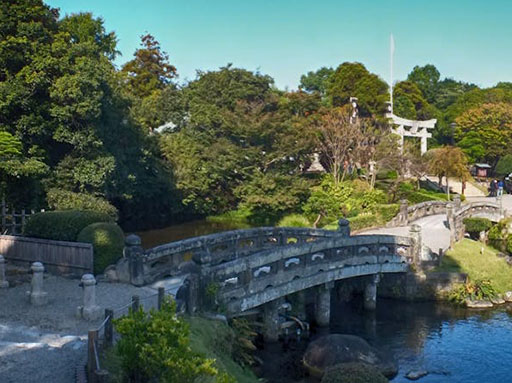
#> input picture resources/nature_1.jpg, 512 x 383 px
$ jupyter execute 13_image-stitching.ipynb
#> lines starting #> are read from the running program, lines starting #| are printed output that depends on the picture
# Dependencies

[cell 1]
import cv2
import matplotlib.pyplot as plt
import numpy as np

# Load images
   - Link to the original image: [pexels.com/photo/areal-view-of-lake-bridge-and-trees-during-daytime-145525](https://www.pexels.com/photo/areal-view-of-lake-bridge-and-trees-during-daytime-145525/)

[cell 2]
# note: open-cv loads images in BGR format.
scene_1 = cv2.imread('./resources/nature_1.jpg')
#> scene_1 is the input picture: shape (383, 512, 3); mean B, G, R 90.6, 101.4, 83.5
scene_2 = cv2.imread('./resources/nature_2.jpg')
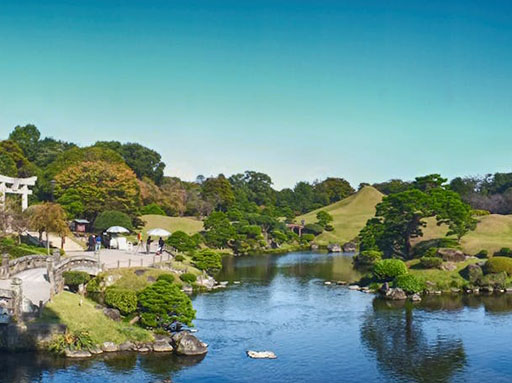
#> input picture resources/nature_2.jpg, 512 x 383 px
#> scene_2 is the input picture: shape (383, 512, 3); mean B, G, R 139, 144.7, 103

# plot
fig, axs = plt.subplots(nrows=1, ncols=2, figsize=(16, 8))
axs[0].imshow(cv2.cvtColor(scene_1, code=cv2.COLOR_BGR2RGB))
axs[0].set_title("Scene 1")
axs[0].axis('off')
axs[1].imshow(cv2.cvtColor(scene_2, code=cv2.COLOR_BGR2RGB))
axs[1].set_title("Scene 2")
axs[1].axis('off')
plt.show()

# Image Stitching
   - It is the process of combining multiple images to create a single larger image, often referred to as a panorama.

## 1. Key-Point detection using Scale-Invariant Feature Transform [SIFT]
   - [SIFT](https://docs.opencv.org/4.x/da/df5/tutorial_py_sift_intro.html) is a corner detector like [Harris](https://docs.opencv.org/4.x/dc/d0d/tutorial_py_features_harris.html) (a key-point detector since corners are good candidates for key-points)

[cell 3]
# BGR to GrayScale
scene_1_gray = cv2.cvtColor(scene_1, cv2.COLOR_BGR2GRAY)
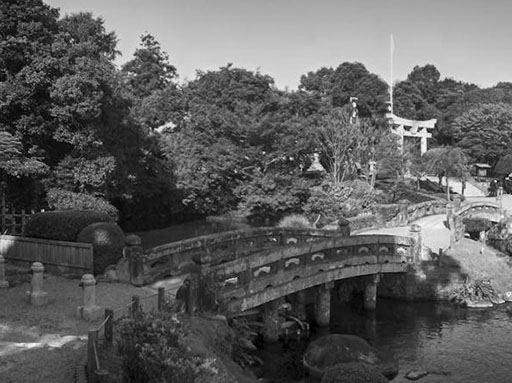
#> scene_1_gray: shape (383, 512); min 0, max 254, mean 94.8
scene_2_gray = cv2.cvtColor(scene_2, cv2.COLOR_BGR2GRAY)
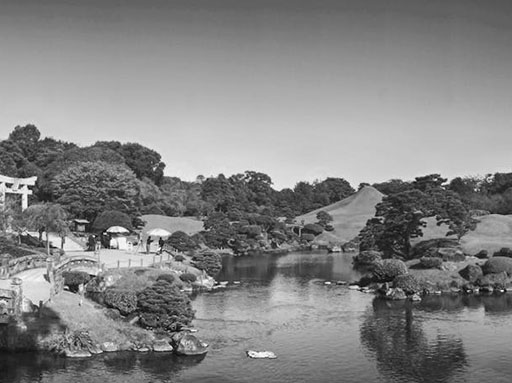
#> scene_2_gray: shape (383, 512); min 0, max 255, mean 131.6

[cell 4]
# create a SIFT object
sift = cv2.SIFT_create()

# detect keypoints and compute descriptors for the images
keypoints_1, descriptors_1 = sift.detectAndCompute(scene_1, None)
#> keypoints_1 = 2415 keypoints; strongest (x, y, size): (43, 210, 2), (354, 105, 2.6), (291, 158, 2.1), (407, 128, 4.1)
keypoints_2, descriptors_2 = sift.detectAndCompute(scene_2, None)
#> keypoints_2 = 1547 keypoints; strongest (x, y, size): (8, 185, 3.9), (67, 287, 1.9), (29, 187, 3.3), (21, 186, 2.9)

[cell 5]
# create a new image including key-points
scene_1_kp = cv2.drawKeypoints(scene_1, keypoints_1, None)
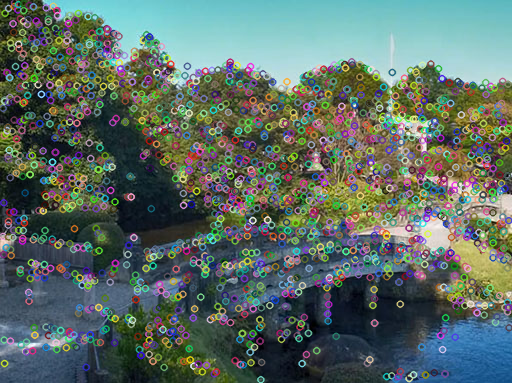
#> scene_1_kp: shape (383, 512, 3); mean B, G, R 101.7, 108.4, 91.8
scene_2_kp = cv2.drawKeypoints(scene_2, keypoints_2, None)
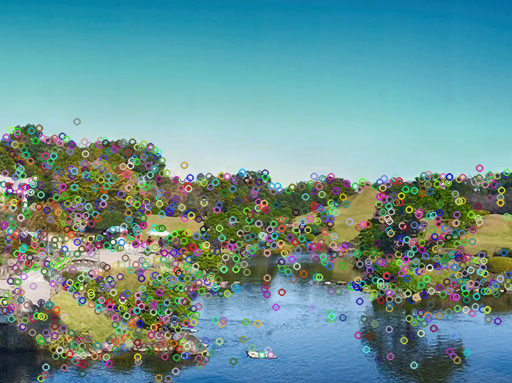
#> scene_2_kp: shape (383, 512, 3); mean B, G, R 145, 146.5, 105.3

# plot
fig, axs = plt.subplots(nrows=1, ncols=2, figsize=(16, 8))
axs[0].imshow(cv2.cvtColor(scene_1_kp, cv2.COLOR_BGR2RGB))
axs[0].set_title(f"Reference [#keypoints:{descriptors_1.shape[0]} - #features per keypoint:{descriptors_1.shape[1]}]")
axs[0].axis('off')
axs[1].imshow(cv2.cvtColor(scene_2_kp, cv2.COLOR_BGR2RGB))
axs[1].set_title(f"Target [#keypoints:{descriptors_2.shape[0]} - #features per keypoint:{descriptors_2.shape[1]}]")
axs[1].axis('off')
plt.show()
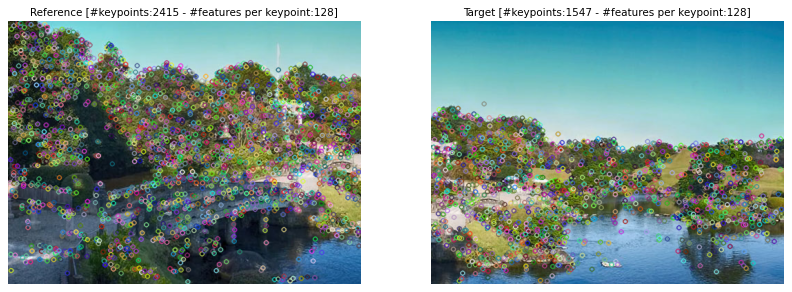
#> figure drawn by matplotlib, 2 panels

## 2. Feature/Key-Point Matching with FLANN
   - [cv2.FlannBasedMatcher](https://docs.opencv.org/4.x/d5/d6f/tutorial_feature_flann_matcher.html)
   - [cv2.FlannBasedMatcher.knnMatch](https://docs.opencv.org/4.x/db/d39/classcv_1_1DescriptorMatcher.html#a378f35c9b1a5dfa4022839a45cdf0e89)

[cell 6]
# match the keypoints between the two images
matcher = cv2.FlannBasedMatcher()
matches = matcher.knnMatch(descriptors_1, descriptors_2, k=2)
#> matches = 2415 matches

## 3. Apply thresholding

[cell 7]
# apply ratio test to get good matches [thresholding]
good_matches = []
for m, n in matches:
    if m.distance < 0.4 * n.distance:
        good_matches.append(m)
#> after the loop, good_matches = 208 matches

# create a new image showing the good matches
matches_image = cv2.drawMatches(scene_1, keypoints_1, scene_2, keypoints_2, good_matches, None)
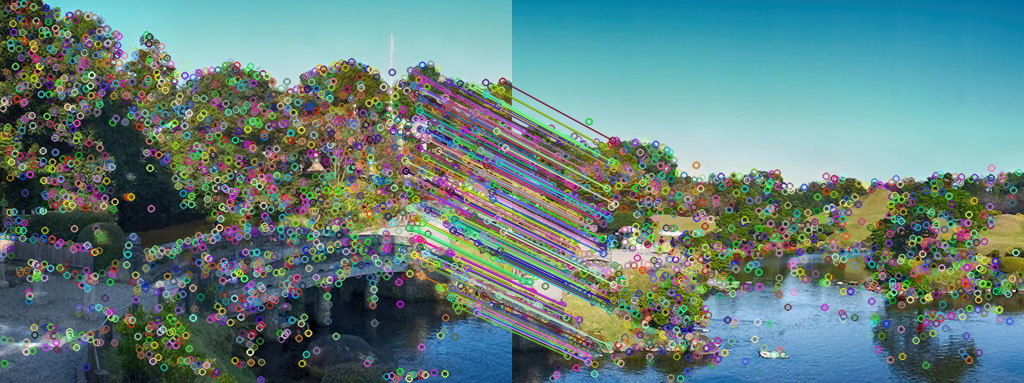
#> matches_image: shape (383, 1024, 3); mean B, G, R 124.8, 127.4, 99

[cell 8]
# plot
plt.figure(figsize=(16, 8))
plt.imshow(cv2.cvtColor(matches_image, cv2.COLOR_BGR2RGB))
plt.axis('off')
plt.title(f"Number of matched key-points: {len(good_matches)}")

## 4. Homography
   - [cv2.findHomography](https://docs.opencv.org/4.x/d7/dff/tutorial_feature_homography.html) is used to estimate a perspective transformation (homography) between two sets of corresponding points in different images.
   - [cv2.perspectiveTransform](https://docs.opencv.org/4.x/d2/de8/group__core__array.html#gad327659ac03e5fd6894b90025e6900a7) performs the perspective matrix transformation of vectors.
   - [cv2.warpPerspective](https://docs.opencv.org/4.x/da/d54/group__imgproc__transform.html#gaf73673a7e8e18ec6963e3774e6a94b87) applies a perspective transformation to an image.

[cell 9]
src_pts = np.float32([keypoints_1[m.queryIdx].pt for m in good_matches]).reshape(-1, 1, 2)
#> src_pts = 208 rows, first 8: [404.6, 160.1], [405.4, 151.1], [405.5, 170.6], [406.8, 182.2], [407.6, 257.8], [407.7, 133.4], [408.6, 227.6], [408.6, 227.6]
dst_pts = np.float32([keypoints_2[m.trainIdx].pt for m in good_matches]).reshape(-1, 1, 2)
#> dst_pts = 208 rows, first 8: [6.26, 216], [6.98, 207.3], [7.16, 226.1], [8.38, 237.2], [9.1, 309.5], [9.34, 190.3], [10.18, 280.6], [10.18, 280.6]

# find the homography matrix
transformation_matrix, _ = cv2.findHomography(src_pts, dst_pts, cv2.RANSAC, ransacReprojThreshold=10)
#> transformation_matrix = [[0.964, 1.49e-05, -383.7], [0.000924, 0.959, 62.22], [4.13e-06, -2.78e-06, 1]]

# log
print(f"Transformation:\n{transformation_matrix}")
#| Transformation:
#| [[ 9.63788662e-01  1.48587056e-05 -3.83711660e+02]
#|  [ 9.24136254e-04  9.59332431e-01  6.22194340e+01]
#|  [ 4.13396139e-06 -2.78313225e-06  1.00000000e+00]]

[cell 10]
# merging two images based on best matched key-points
height1, width1 = scene_1.shape[:2]
#> height1 = 383; width1 = 512
height2, width2 = scene_2.shape[:2]
#> height2 = 383; width2 = 512

corners1 = np.float32([[0, 0], [0, height1], [width1, height1], [width1, 0]]).reshape(-1, 1, 2)
#> corners1 = [[0, 0], [0, 383], [512, 383], [512, 0]]
corners2 = np.float32([[0, 0], [0, height2], [width2, height2], [width2, 0]]).reshape(-1, 1, 2)
#> corners2 = [[0, 0], [0, 383], [512, 383], [512, 0]]

corners2_transformed = cv2.perspectiveTransform(corners2, transformation_matrix)
#> corners2_transformed = [[-383.7, 62.22], [-384.1, 430.1], [109.6, 429.7], [109.5, 62.56]]
all_corners = np.concatenate((corners1, corners2_transformed), axis=0)
#> all_corners = [[0, 0], [0, 383], [512, 383], [512, 0], [-383.7, 62.22], [-384.1, 430.1], [109.6, 429.7], [109.5, 62.56]]

[x_min, y_min] = np.int32(all_corners.min(axis=0).ravel() - 0.5)
#> x_min = -384; y_min = 0
[x_max, y_max] = np.int32(all_corners.max(axis=0).ravel() + 0.5)
#> x_max = 512; y_max = 430

translation_matrix = np.array([[1, 0, -x_min], [0, 1, -y_min], [0, 0, 1]])
#> translation_matrix = [[1, 0, 384], [0, 1, 0], [0, 0, 1]]

panorama = cv2.warpPerspective(scene_1, translation_matrix.dot(transformation_matrix), (x_max - x_min, y_max - y_min))
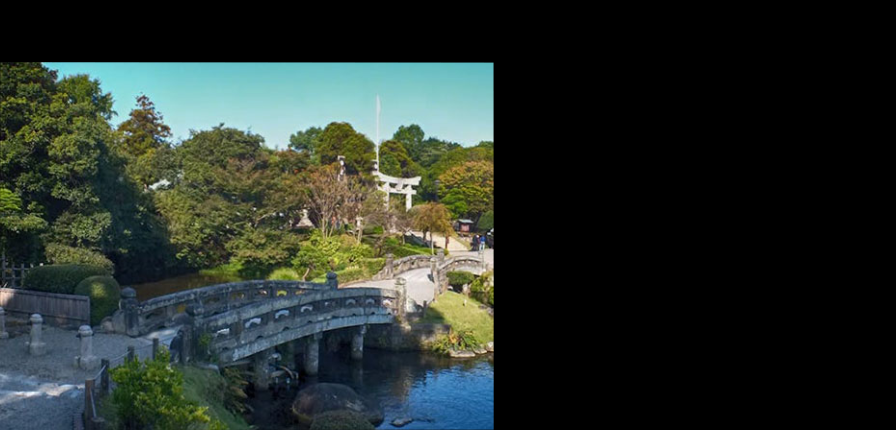
#> panorama: shape (430, 896, 3); mean B, G, R 42.6, 47.7, 39.3
panorama[-y_min:height1 - y_min, -x_min:width1 - x_min] = scene_2
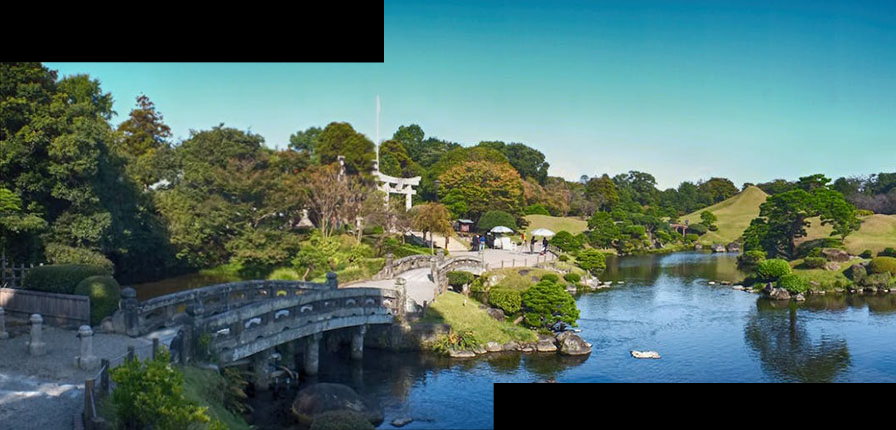
#> panorama: shape (430, 896, 3); mean B, G, R 102.9, 108.8, 80.4

[cell 11]
# plot
fig = plt.figure(figsize=(8, 8), constrained_layout=True)
gs = fig.add_gridspec(2, 2)
ax1 = fig.add_subplot(gs[0, 0])
ax1.imshow(cv2.cvtColor(scene_1, cv2.COLOR_BGR2RGB))
ax1.set_title('Scene 1')
ax1.axis('off')
ax2 = fig.add_subplot(gs[0, 1])
ax2.imshow(cv2.cvtColor(scene_2, cv2.COLOR_BGR2RGB))
ax2.set_title('Scene 2')
ax2.axis('off')
ax3 = fig.add_subplot(gs[1, :])
ax3.imshow(cv2.cvtColor(panorama, cv2.COLOR_BGR2RGB))
ax3.set_title('Merged')
ax3.axis('off')
plt.show()
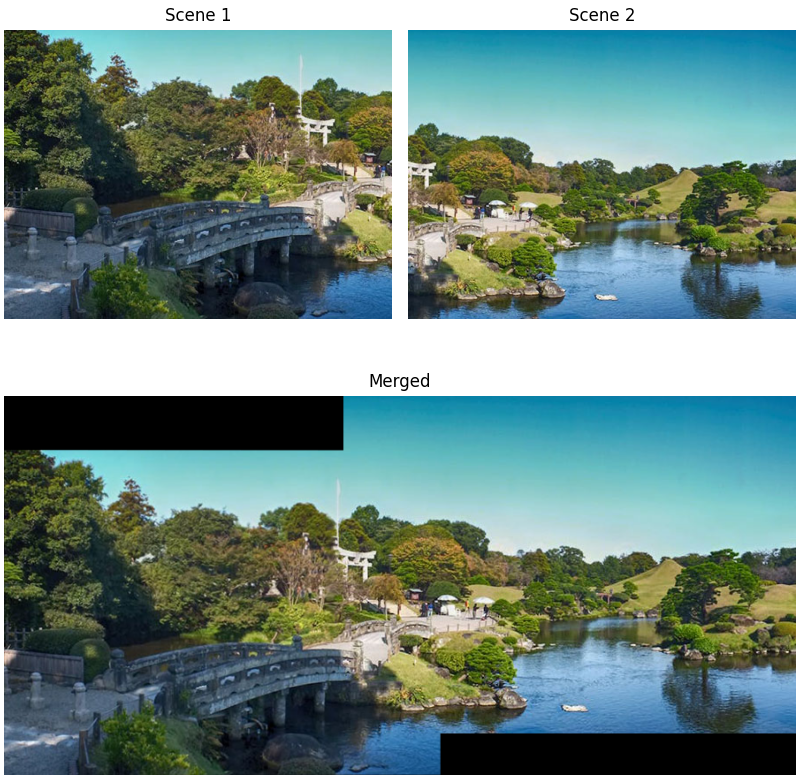
#> figure drawn by matplotlib, 3 panels
